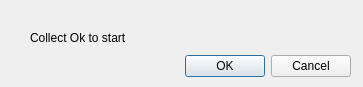
<?xml version="1.0" encoding="UTF-8"?>
<ui version="4.0">
 <class>collectDialog</class>
 <widget class="QDialog" name="collectDialog">
  <property name="geometry">
   <rect>
    <x>0</x>
    <y>0</y>
    <width>363</width>
    <height>87</height>
   </rect>
  </property>
  <property name="windowTitle">
   <string>Dialog</string>
  </property>
  <property name="modal">
   <bool>true</bool>
  </property>
  <widget class="QDialogButtonBox" name="buttonBox">
   <property name="geometry">
    <rect>
     <x>10</x>
     <y>50</y>
     <width>341</width>
     <height>32</height>
    </rect>
   </property>
   <property name="orientation">
    <enum>Qt::Horizontal</enum>
   </property>
   <property name="standardButtons">
    <set>QDialogButtonBox::Cancel|QDialogButtonBox::Ok</set>
   </property>
  </widget>
  <widget class="QLabel" name="label">
   <property name="geometry">
    <rect>
     <x>30</x>
     <y>30</y>
     <width>271</width>
     <height>16</height>
    </rect>
   </property>
   <property name="text">
    <string>Collect Ok to start</string>
   </property>
  </widget>
 </widget>
 <resources/>
 <connections>
  <connection>
   <sender>buttonBox</sender>
   <signal>accepted()</signal>
   <receiver>collectDialog</receiver>
   <slot>accept()</slot>
   <hints>
    <hint type="sourcelabel">
     <x>248</x>
     <y>254</y>
    </hint>
    <hint type="destinationlabel">
     <x>157</x>
     <y>274</y>
    </hint>
   </hints>
  </connection>
  <connection>
   <sender>buttonBox</sender>
   <signal>rejected()</signal>
   <receiver>collectDialog</receiver>
   <slot>reject()</slot>
   <hints>
    <hint type="sourcelabel">
     <x>316</x>
     <y>260</y>
    </hint>
    <hint type="destinationlabel">
     <x>286</x>
     <y>274</y>
    </hint>
   </hints>
  </connection>
 </connections>
</ui>
